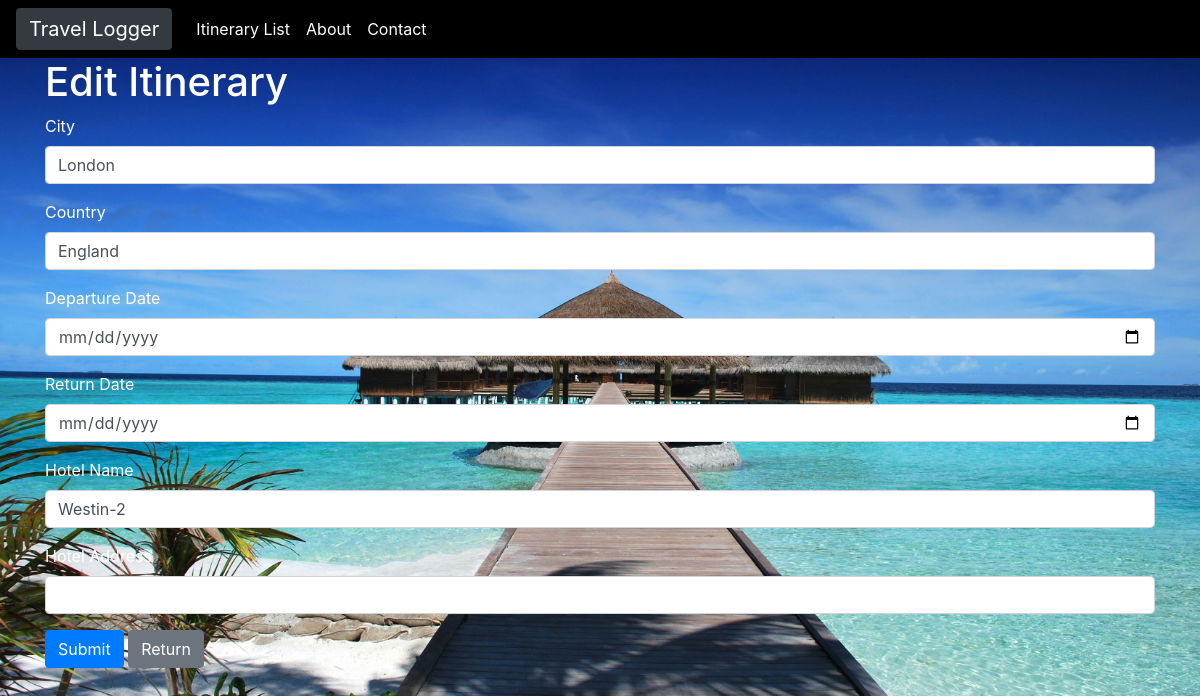
/itinerary/2/edit/, run on the app's committed database.
### traveltoolapp/models.py (models this page shows, shortened)
class Itinerary(models.Model):
    destination = models.ForeignKey(Destination, on_delete=models.CASCADE)
    departure_date = models.DateField()
    return_date = models.DateField()
    hotel = models.ForeignKey(Hotel, on_delete=models.CASCADE)

class Destination(models.Model):
    city = models.CharField(max_length=200)
    country = models.CharField(max_length=200)

class Hotel(models.Model):
    name = models.CharField(max_length=200, default="None")
    address = models.CharField(max_length=200, default="None")

### traveltoolapp/views.py (the view, shortened to what this page needs)
# urls.py: path('itinerary/<int:pk>/edit/', views.edit_itinerary, name='edit_itinerary'),  # Route for the edit itinerary page, with the itinerary id as a parameter
def edit_itinerary(request, pk):
    itinerary = get_object_or_404(Itinerary, pk=pk)
    return render(request, 'edit_itinerary.html', {'itinerary': itinerary})

### traveltoolapp/templates/edit_itinerary.html (shortened to what this page needs)
{% extends 'base.html' %}
{% block content %}
  <h1>Edit Itinerary</h1>
  <form method="post">
    <div class="form-group">
      <label for="city">City</label>
      <input type="text" class="form-control" id="city" name="city" value="{{ itinerary.destination.city }}">
    </div>
    <div class="form-group">
      <label for="country">Country</label>
      <input type="text" class="form-control" id="country" name="country" value="{{ itinerary.destination.country }}">
    </div>
    <div class="form-group">
      <label for="departure_date">Departure Date</label>
      <input type="date" class="form-control" id="departure_date" name="departure_date" value="{{ itinerary.departure_date }}">
    </div>
    <div class="form-group">
      <label for="return_date">Return Date</label>
      <input type="date" class="form-control" id="return_date" name="return_date" value="{{ itinerary.return_date }}">
    </div>
    <div class="form-group">
      <label for="hotel_name">Hotel Name</label>
      <input type="text" class="form-control" id="hotel_name" name="hotel_name" value="{{ itinerary.hotel.name }}">
    </div>
    <div class="form-group">
      <label for="hotel_address">Hotel Address</label>
      <input type="text" class="form-control" id="hotel_address" name="hotel_address" value="{{ itinerary.hotel.address }}">
    </div>
    <button type="submit" class="btn btn-primary">Submit</button>
    <a href="{% url 'itinerary_list' %}" class="btn btn-secondary">Return</a>
  </form>
{% endblock %}

### data on the page
Itinerary: city "London", country "England", hotel_name "Westin-2"
